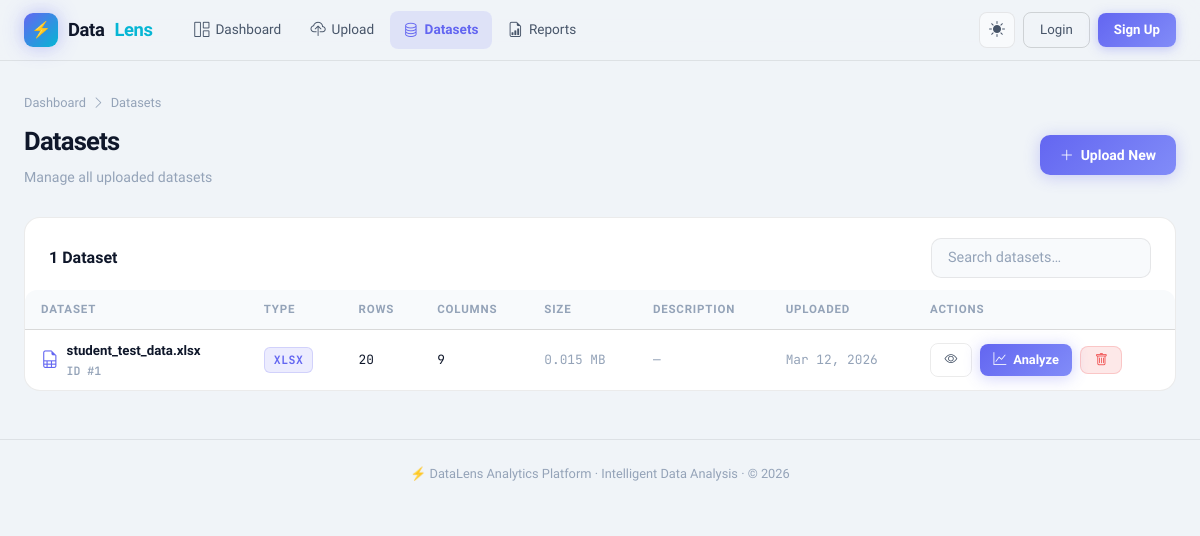
/datasets, run on the app's committed database.
### app.py (models this page shows)
class Dataset(db.Model):
    id          = db.Column(db.Integer, primary_key=True)
    uid         = db.Column(db.String(36), unique=True, default=lambda: str(uuid.uuid4()))
    name        = db.Column(db.String(255), nullable=False)
    file_type   = db.Column(db.String(20))
    num_rows    = db.Column(db.Integer)
    num_cols    = db.Column(db.Integer)
    file_size   = db.Column(db.Float)          # MB
    file_path   = db.Column(db.String(512))
    description = db.Column(db.Text, default='')
    uploaded_at = db.Column(db.DateTime, default=datetime.utcnow)
    user_id     = db.Column(db.Integer, db.ForeignKey('user.id'), nullable=True)
    reports     = db.relationship('Report', backref='dataset', lazy=True, cascade='all,delete-orphan')

### app.py (the view)
@app.route('/datasets')
def datasets():
    user = current_user()
    if user:
        all_datasets = Dataset.query.filter_by(user_id=user.id).order_by(Dataset.uploaded_at.desc()).all()
    else:
        all_datasets = Dataset.query.filter_by(user_id=None).order_by(Dataset.uploaded_at.desc()).all()
    return render_template('datasets.html', datasets=all_datasets, user=user)

### app.py (called while the page is built)
def current_user():
    uid = session.get('user_id')
    return db.session.get(User, uid) if uid else None

### templates/datasets.html (shortened to what this page needs)
{% extends 'base.html' %}
{% block content %}
<div class="page-header">
  <div class="breadcrumb"><a href="/">Dashboard</a><i class="bi bi-chevron-right"></i><span>Datasets</span></div>
  <div class="flex-between flex-wrap gap-md">
    <div>
      <h1 class="page-title">Datasets</h1>
      <p class="page-sub">Manage all uploaded datasets</p>
    </div>
    <a href="/upload" class="btn btn-primary"><i class="bi bi-plus-lg"></i> Upload New</a>
  </div>
</div>
{% if datasets %}
<div class="card card-flush">
  <div class="flex-between" style="padding:1.25rem 1.5rem .75rem;flex-wrap:wrap;gap:.75rem">
    <div class="font-bold">{{ datasets|length }} Dataset{{ 's' if datasets|length != 1 }}</div>
    <input type="text" id="dsSearch" class="form-control" placeholder="Search datasets…" style="width:220px" oninput="filterDatasets(this.value)">
  </div>
  <div class="table-wrapper">
    <table class="dl-table">
      <thead>
        <tr><th>Dataset</th><th>Type</th><th>Rows</th><th>Columns</th><th>Size</th><th>Description</th><th>Uploaded</th><th>Actions</th></tr>
      </thead>
      <tbody>
        {% for ds in datasets %}
        <tr class="ds-row" data-name="{{ ds.name|lower }}">
          <td class="td-label">
            <div class="flex gap-sm">
              <i class="bi bi-file-earmark-{% if ds.file_type=='csv' %}text{% elif ds.file_type in ('xlsx','xls') %}spreadsheet{% else %}code{% endif %}"
                 style="color:var(--indigo);font-size:1.1rem"></i>
              <div>
                <div style="max-width:200px;overflow:hidden;text-overflow:ellipsis;white-space:nowrap" title="{{ ds.name }}">{{ ds.name }}</div>
                <div class="text-xs text-muted font-mono">ID #{{ ds.id }}</div>
              </div>
            </div>
          </td>
          <td><span class="badge badge-indigo">{{ ds.file_type.upper() }}</span></td>
          <td>{{ '{:,}'.format(ds.num_rows) }}</td>
          <td>{{ ds.num_cols }}</td>
          <td class="text-muted">{{ ds.file_size }} MB</td>
          <td class="text-muted text-xs" style="max-width:160px;overflow:hidden;text-overflow:ellipsis;white-space:nowrap">{{ ds.description or '—' }}</td>
          <td class="text-muted">{{ ds.uploaded_at.strftime('%b %d, %Y') }}</td>
          <td>
            <div class="flex gap-sm flex-wrap">
              <a href="/preview/{{ ds.id }}"  class="btn btn-outline btn-sm" title="Preview"><i class="bi bi-eye"></i></a>
              <a href="/analyze/{{ ds.id }}"  class="btn btn-primary btn-sm" title="Analyze"><i class="bi bi-graph-up"></i> Analyze</a>
              <form action="/dataset/delete/{{ ds.id }}" method="POST" style="display:inline" onsubmit="return confirm('Delete this dataset and all its reports?')">
                <button type="submit" class="btn btn-danger btn-sm" title="Delete"><i class="bi bi-trash"></i></button>
              </form>
            </div>
          </td>
        </tr>
        {% endfor %}
      </tbody>
    </table>
  </div>
</div>
{% endif %}
{% endblock %}

### templates/base.html (style rules this page uses)
:root { --font: 'Sora', sans-serif; --mono: 'JetBrains Mono', monospace; --indigo: #6366f1; --indigo-light:#818cf8; --indigo-dim: rgba(99,102,241,0.12); --cyan: #06b6d4; --cyan-dim: rgba(6,182,212,0.12); --emerald: #10b981; --emerald-dim: rgba(16,185,129,0.12); --amber: #f59e0b; --amber-dim: rgba(245,158,11,0.12); --rose: #ef4444; --rose-dim: rgba(239,68,68,0.12); --violet: #8b5cf6; }
[data-theme="light"] { --bg: #f0f4f8; --bg2: #e8edf4; --surface: #ffffff; --surface2: #f8fafc; --surface3: #f1f5f9; --border: rgba(0,0,0,0.08); --border2: rgba(0,0,0,0.14); --text: #0f172a; --text2: #475569; --text3: #94a3b8; --shadow: 0 2px 12px rgba(0,0,0,0.08); --shadow-lg:0 6px 32px rgba(0,0,0,0.12); --plotly-bg: rgba(255,255,255,0); --navbar-bg: rgba(240,244,248,0.92); --card-hover-border: rgba(99,102,241,0.4); }
*, *::before, *::after { box-sizing: border-box; margin: 0; padding: 0; }
html { scroll-behavior: smooth; }
body { font-family: var(--font); background: var(--bg); color: var(--text); min-height: 100vh; line-height: 1.6; transition: background 0.25s ease, color 0.25s ease; -webkit-font-smoothing: antialiased; }
a { color: inherit; text-decoration: none; }
.card { background: var(--surface); border: 1px solid var(--border); border-radius: 16px; padding: 1.5rem; transition: border-color 0.2s ease, box-shadow 0.2s ease; }
.card-flush { padding: 0; }
.btn { display: inline-flex; align-items: center; gap: 7px; padding: 0.55rem 1.25rem; border-radius: 10px; font-family: var(--font); font-size: 0.875rem; font-weight: 600; cursor: pointer; border: none; transition: all 0.2s ease; text-decoration: none; white-space: nowrap; }
.btn-primary { background: linear-gradient(135deg, var(--indigo), var(--indigo-light)); color: #fff; box-shadow: 0 2px 16px rgba(99,102,241,0.3); }
.btn-outline { background: transparent; border: 1px solid var(--border); color: var(--text2); }
.btn-danger { background: var(--rose-dim); color: var(--rose); border: 1px solid rgba(239,68,68,0.2); }
.btn-sm { padding: 0.35rem 0.85rem; font-size: 0.8rem; border-radius: 8px; }
.form-control { width: 100%; background: var(--surface2); border: 1px solid var(--border); border-radius: 10px; color: var(--text); font-family: var(--font); font-size: 0.9rem; padding: 0.65rem 1rem; outline: none; transition: border-color 0.2s ease, box-shadow 0.2s ease; }
.form-control::placeholder { color: var(--text3); }
.table-wrapper { overflow-x: auto; border-radius: 12px; }
.dl-table { width: 100%; border-collapse: collapse; font-size: 0.83rem; }
.dl-table thead th { padding: 0.65rem 1rem; background: var(--surface2); color: var(--text3); font-weight: 600; text-align: left; font-size: 0.72rem; text-transform: uppercase; letter-spacing: 0.07em; border-bottom: 1px solid var(--border); white-space: nowrap; }
.dl-table tbody td { padding: 0.65rem 1rem; border-bottom: 1px solid var(--border); color: var(--text); vertical-align: middle; font-family: var(--mono); font-size: 0.8rem; }
.dl-table tbody td.td-label { font-family: var(--font); font-weight: 600; color: var(--text); font-size: 0.83rem; }
.dl-table tbody tr:last-child td { border-bottom: none; }
.badge { display: inline-flex; align-items: center; gap: 4px; padding: 3px 9px; border-radius: 6px; font-size: 0.72rem; font-weight: 700; letter-spacing: 0.04em; font-family: var(--mono); }
.badge-indigo { background: var(--indigo-dim); color: var(--indigo); border: 1px solid rgba(99,102,241,0.2); }
.page-header { margin-bottom: 1.75rem; }
.page-title { font-size: 1.6rem; font-weight: 800; letter-spacing: -0.03em; }
.page-sub { color: var(--text3); font-size: 0.88rem; margin-top: 4px; }
.breadcrumb { display: flex; align-items: center; gap: 6px; margin-bottom: 8px; font-size: 0.8rem; color: var(--text3); }
.breadcrumb a { color: var(--text3); transition: color 0.15s; }
.flex { display: flex; align-items: center; }
.flex-between { display: flex; align-items: center; justify-content: space-between; }
.flex-wrap { flex-wrap: wrap; }
.gap-sm { gap: 0.5rem; }
.gap-md { gap: 1rem; }
.text-muted { color: var(--text3) !important; }
.text-xs { font-size: 0.72rem; }
.font-mono { font-family: var(--mono); }
.font-bold { font-weight: 700; }

### data on the page
Dataset: name "student_test_data.xlsx", id "1", file_type "XLSX", num_rows "20", num_cols "9", file_size "0.015", description "—", uploaded_at "Mar 12, 2026"

### other printed values
{{ datasets|length }} "1"
